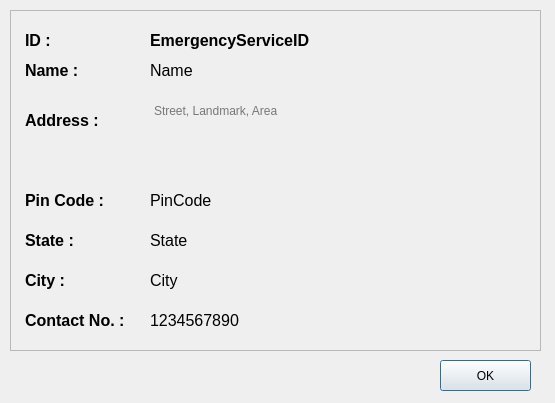
<?xml version="1.0" encoding="UTF-8"?>
<ui version="4.0">
 <class>emergencyServiceProfile</class>
 <widget class="QDialog" name="emergencyServiceProfile">
  <property name="geometry">
   <rect>
    <x>0</x>
    <y>0</y>
    <width>555</width>
    <height>403</height>
   </rect>
  </property>
  <property name="windowTitle">
   <string>Emergency Service Profile</string>
  </property>
  <widget class="QFrame" name="frame">
   <property name="geometry">
    <rect>
     <x>10</x>
     <y>10</y>
     <width>531</width>
     <height>341</height>
    </rect>
   </property>
   <property name="styleSheet">
    <string notr="true"/>
   </property>
   <property name="frameShape">
    <enum>QFrame::StyledPanel</enum>
   </property>
   <property name="frameShadow">
    <enum>QFrame::Raised</enum>
   </property>
   <widget class="QLabel" name="state">
    <property name="geometry">
     <rect>
      <x>140</x>
      <y>220</y>
      <width>181</width>
      <height>21</height>
     </rect>
    </property>
    <property name="styleSheet">
     <string notr="true">font-size:12pt;</string>
    </property>
    <property name="text">
     <string>State</string>
    </property>
   </widget>
   <widget class="QLabel" name="name">
    <property name="geometry">
     <rect>
      <x>140</x>
      <y>40</y>
      <width>371</width>
      <height>41</height>
     </rect>
    </property>
    <property name="styleSheet">
     <string notr="true">font-size:12pt;</string>
    </property>
    <property name="text">
     <string>Name</string>
    </property>
   </widget>
   <widget class="QLabel" name="pinCode">
    <property name="geometry">
     <rect>
      <x>140</x>
      <y>180</y>
      <width>181</width>
      <height>21</height>
     </rect>
    </property>
    <property name="styleSheet">
     <string notr="true">font-size:12pt;</string>
    </property>
    <property name="text">
     <string>PinCode</string>
    </property>
   </widget>
   <widget class="QLabel" name="stateLabel">
    <property name="geometry">
     <rect>
      <x>15</x>
      <y>210</y>
      <width>101</width>
      <height>41</height>
     </rect>
    </property>
    <property name="text">
     <string>&lt;html&gt;&lt;head/&gt;&lt;body&gt;&lt;p&gt;&lt;span style=&quot; font-size:12pt; font-weight:600;&quot;&gt;State :&lt;/span&gt;&lt;/p&gt;&lt;/body&gt;&lt;/html&gt;</string>
    </property>
   </widget>
   <widget class="QLabel" name="contact">
    <property name="geometry">
     <rect>
      <x>140</x>
      <y>300</y>
      <width>191</width>
      <height>21</height>
     </rect>
    </property>
    <property name="styleSheet">
     <string notr="true">font-size:12pt;</string>
    </property>
    <property name="text">
     <string>1234567890</string>
    </property>
   </widget>
   <widget class="QLabel" name="cityLabel">
    <property name="geometry">
     <rect>
      <x>15</x>
      <y>250</y>
      <width>101</width>
      <height>41</height>
     </rect>
    </property>
    <property name="text">
     <string>&lt;html&gt;&lt;head/&gt;&lt;body&gt;&lt;p&gt;&lt;span style=&quot; font-size:12pt; font-weight:600;&quot;&gt;City :&lt;/span&gt;&lt;/p&gt;&lt;/body&gt;&lt;/html&gt;</string>
    </property>
   </widget>
   <widget class="QLabel" name="IDLabel">
    <property name="geometry">
     <rect>
      <x>15</x>
      <y>10</y>
      <width>131</width>
      <height>41</height>
     </rect>
    </property>
    <property name="text">
     <string>&lt;html&gt;&lt;head/&gt;&lt;body&gt;&lt;p&gt;&lt;span style=&quot; font-size:12pt; font-weight:600;&quot;&gt;ID :&lt;/span&gt;&lt;/p&gt;&lt;/body&gt;&lt;/html&gt;</string>
    </property>
   </widget>
   <widget class="QLabel" name="nameLabel">
    <property name="geometry">
     <rect>
      <x>15</x>
      <y>40</y>
      <width>101</width>
      <height>41</height>
     </rect>
    </property>
    <property name="text">
     <string>&lt;html&gt;&lt;head/&gt;&lt;body&gt;&lt;p&gt;&lt;span style=&quot; font-size:12pt; font-weight:600;&quot;&gt;Name :&lt;/span&gt;&lt;/p&gt;&lt;/body&gt;&lt;/html&gt;</string>
    </property>
   </widget>
   <widget class="QLabel" name="pinCodeLabel">
    <property name="geometry">
     <rect>
      <x>15</x>
      <y>170</y>
      <width>101</width>
      <height>41</height>
     </rect>
    </property>
    <property name="text">
     <string>&lt;html&gt;&lt;head/&gt;&lt;body&gt;&lt;p&gt;&lt;span style=&quot; font-size:12pt; font-weight:600;&quot;&gt;Pin Code :&lt;/span&gt;&lt;/p&gt;&lt;/body&gt;&lt;/html&gt;</string>
    </property>
   </widget>
   <widget class="QLabel" name="contactLabel">
    <property name="geometry">
     <rect>
      <x>15</x>
      <y>300</y>
      <width>131</width>
      <height>21</height>
     </rect>
    </property>
    <property name="text">
     <string>&lt;html&gt;&lt;head/&gt;&lt;body&gt;&lt;p&gt;&lt;span style=&quot; font-size:12pt; font-weight:600;&quot;&gt;Contact No. :&lt;/span&gt;&lt;/p&gt;&lt;/body&gt;&lt;/html&gt;</string>
    </property>
   </widget>
   <widget class="QTextBrowser" name="address">
    <property name="geometry">
     <rect>
      <x>140</x>
      <y>90</y>
      <width>371</width>
      <height>61</height>
     </rect>
    </property>
    <property name="styleSheet">
     <string notr="true">background-color:transparent;
border:none;</string>
    </property>
    <property name="placeholderText">
     <string>Street, Landmark, Area</string>
    </property>
   </widget>
   <widget class="QLabel" name="addressLabel">
    <property name="geometry">
     <rect>
      <x>15</x>
      <y>90</y>
      <width>101</width>
      <height>41</height>
     </rect>
    </property>
    <property name="text">
     <string>&lt;html&gt;&lt;head/&gt;&lt;body&gt;&lt;p&gt;&lt;span style=&quot; font-size:12pt; font-weight:600;&quot;&gt;Address :&lt;/span&gt;&lt;/p&gt;&lt;/body&gt;&lt;/html&gt;</string>
    </property>
   </widget>
   <widget class="QLabel" name="city">
    <property name="geometry">
     <rect>
      <x>140</x>
      <y>260</y>
      <width>181</width>
      <height>21</height>
     </rect>
    </property>
    <property name="styleSheet">
     <string notr="true">font-size:12pt;</string>
    </property>
    <property name="text">
     <string>City</string>
    </property>
   </widget>
   <widget class="QLabel" name="dispensaryID">
    <property name="geometry">
     <rect>
      <x>140</x>
      <y>10</y>
      <width>371</width>
      <height>41</height>
     </rect>
    </property>
    <property name="styleSheet">
     <string notr="true">font-size:12pt;
font-weight: bold;</string>
    </property>
    <property name="text">
     <string>EmergencyServiceID</string>
    </property>
   </widget>
  </widget>
  <widget class="QPushButton" name="addButton">
   <property name="geometry">
    <rect>
     <x>440</x>
     <y>360</y>
     <width>91</width>
     <height>31</height>
    </rect>
   </property>
   <property name="text">
    <string>OK</string>
   </property>
  </widget>
 </widget>
 <resources/>
 <connections/>
</ui>
